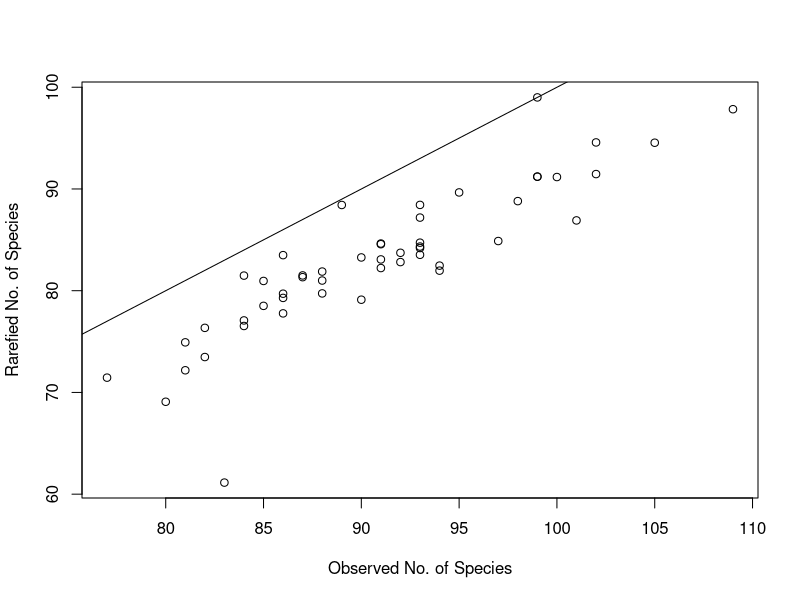
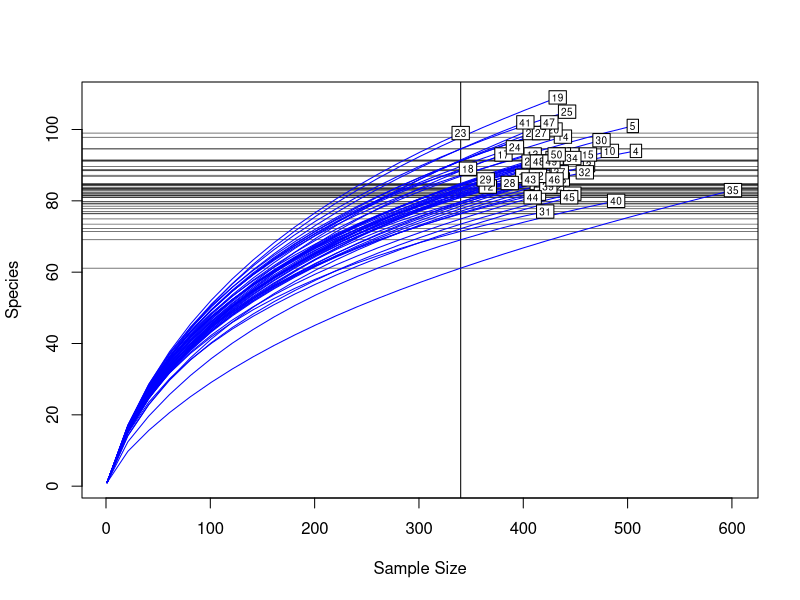
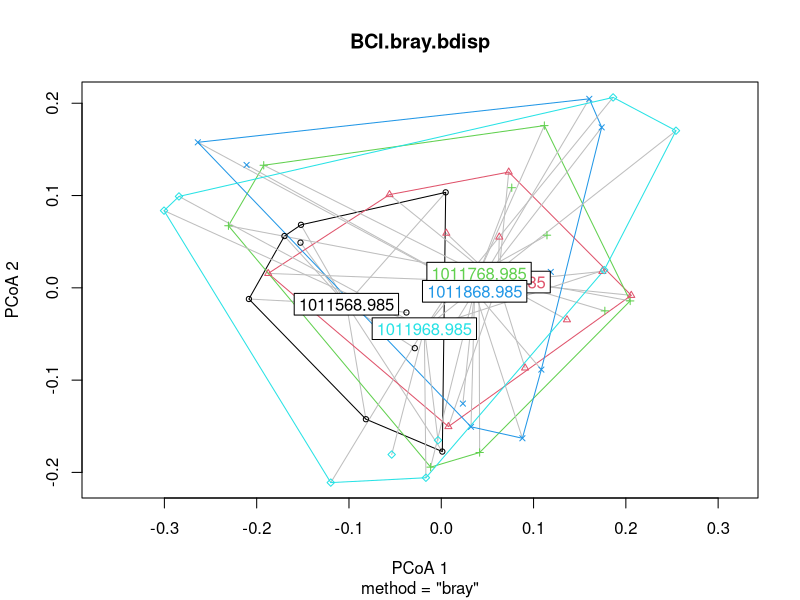
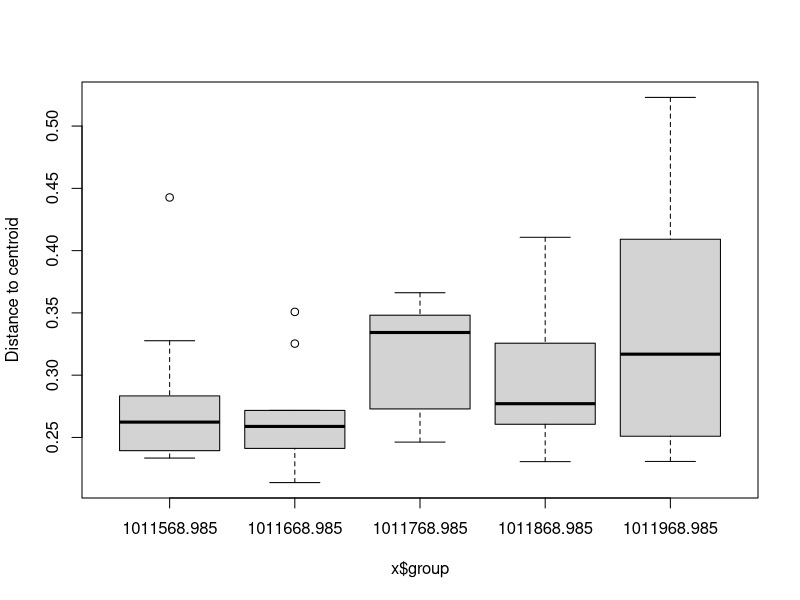
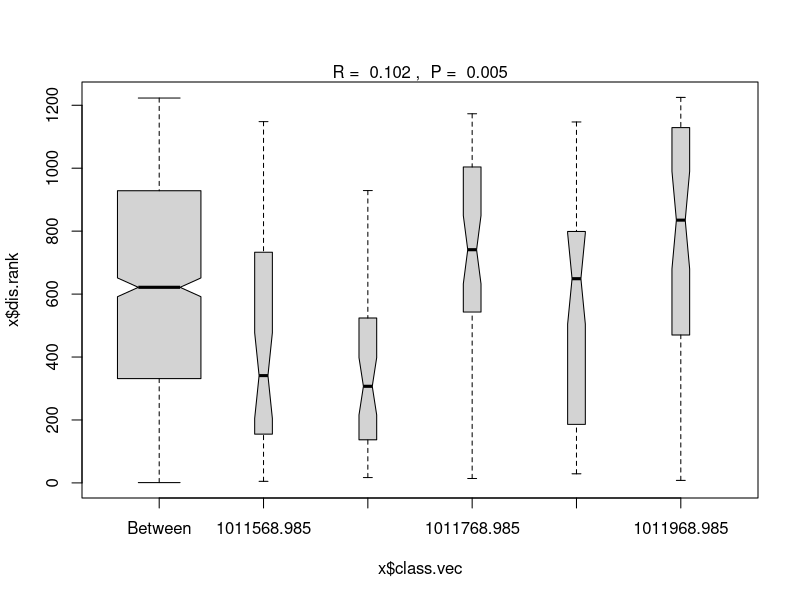

Write the R code that produced these figures, in order.
## ---- chunk 1
knitr::opts_chunk$set(comment = "", cache = TRUE, crop = TRUE)
knitr::knit_hooks$set(crop = knitr::hook_pdfcrop)
## ---- chunk 2
BCI.small.csv.in <- read.csv("data/BCI_small_fixed.csv", header = TRUE, row.names = 1)
## ---- chunk 3
head(BCI.small.csv.in, n=3)
## ---- chunk 4
summary(BCI.small.csv.in)
## ---- chunk 5
library("vegan")
data(BCI)
BCI.env <- read.csv("data/BCI.env.csv", header = TRUE, row.names = 1)
## ---- chunk 6
library("vegan")
data(BCI)
BCI.env <- read.csv("data/BCI.env.csv", header = TRUE, row.names = 1)
## ---- chunk 7
head(BCI[,1:3], n = 3)
## ---- chunk 8
sum.of.rows <- apply(BCI, 1, sum)
sort(sum.of.rows, decreasing = TRUE)[1:8] #top 8 rows (plots) 
## ---- chunk 9
sum.of.rows <- apply(BCI, 1, sum)
sort(sum.of.rows, decreasing = TRUE)[1:8] #top 8 rows (plots) 
## ---- chunk 10
sum.of.columns <- apply(BCI, 2, sum)
sort(sum.of.columns, decreasing = TRUE)[1:3] #top 3 columns (species)
## ---- chunk 11
spec.pres <- apply(BCI > 0, 2, sum) 
sort(spec.pres, decreasing = TRUE)[1:18]
## ---- chunk 12
head(BCI[,162:164], n = 3)
## ---- chunk 13
head(BCI[,162:164], n = 3)
spec.sqrt <- sqrt(BCI)
head(spec.sqrt[,162:164], n = 3)
## ---- chunk 14
head(BCI[,162:164], n = 3)
## ---- chunk 15
head(BCI[,162:164], n = 3)
spec.total <- decostand(BCI, method = "total", MARGIN = 1) # by rows (sites)
head(spec.total[,162:164], n = 3)
## ---- chunk 16
head(BCI[,162:164], n = 3)
## ---- chunk 17
head(BCI[,162:164], n = 3)
spec.max <- decostand(BCI, method = "max", MARGIN = 2) # by columns (species)
head(spec.max[,162:164], n = 3)
## ---- chunk 18
head(BCI[,162:164], n = 3)
## ---- chunk 19
head(BCI[,162:164], n = 3)
spec.pa <- decostand(BCI, method = "pa")
head(spec.pa[,162:164], n = 3)
## ---- chunk 20
head(BCI[,162:164], n = 3)
## ---- chunk 21
head(BCI[,162:164], n = 3)
spec.hellinger <- decostand(BCI, method = "hellinger", MARGIN = 1) # on rows (sites)
head(spec.hellinger[,162:164], n = 3)
## ---- chunk 22
head(BCI[,162:164], n = 3)
## ---- chunk 23
head(BCI[,162:164], n = 3)
spec.wisc <- wisconsin(BCI)
head(spec.wisc[,162:164], n = 3)
## ---- chunk 24
spec.jaccpa <- vegdist(BCI, method = "jaccard", binary = TRUE)
# returns an object of class 'dist'
str(spec.jaccpa) 
## ---- chunk 25
as.matrix(spec.jaccpa)[1:4,1:4]
## ---- chunk 26
?vegdist
## ---- chunk 27
rank.UTM.NS <- rankindex(BCI.env$UTM.NS, BCI, indices = 
              c("bray", "euclid", "manhattan", "horn"), method = "spearman")
rank.UTM.NS
## ---- chunk 28
rank.UTM.NS.wisc <- rankindex(BCI.env$UTM.NS, wisconsin(BCI), indices = 
              c("bray", "euclid", "manhattan", "horn"), method = "spearman")
rank.UTM.NS.wisc
## ---- chunk 29
sort(rank.UTM.NS, decreasing = TRUE)
sort(rank.UTM.NS.wisc, decreasing = TRUE)
## ---- chunk 30
site.richness <- apply(BCI > 0, 1, sum)
site.richness[1:18]
## ---- chunk 31
site.fisher <- fisher.alpha(BCI)
site.fisher[1:12]
## ---- chunk 32
site.shannon <- diversity(BCI, index = "shannon", MARGIN = 1)
site.shannon[1:12]
## ---- chunk 33
BCI.S <- specnumber(BCI)
## ---- chunk 34
# could also use rowsums() instead of apply()
BCI.raremax <- min(apply(BCI, 1, sum))
## ---- chunk 35
BCI.Srare <- rarefy(BCI, BCI.raremax)
plot(BCI.S, BCI.Srare, xlab = "Observed No. of Species", ylab = "Rarefied No. of Species")
abline(0, 1)
## ---- chunk 36
rarecurve(BCI, step = 20, sample = BCI.raremax, col = "blue", cex = 0.6)
## ---- chunk 37
BCI.bray <- vegdist(BCI, method = "bray")
(BCI.bray.bdisp <- betadisper(BCI.bray,group = as.factor(BCI.env$UTM.NS)))
## ---- chunk 38
permutest(BCI.bray.bdisp)
## ---- chunk 39
plot(BCI.bray.bdisp)
## ---- chunk 40
boxplot(BCI.bray.bdisp)
## ---- chunk 41
(BCI.bray.anosim <- anosim(BCI.bray, as.factor(BCI.env$UTM.NS)))
## ---- chunk 42
plot(BCI.bray.anosim)
